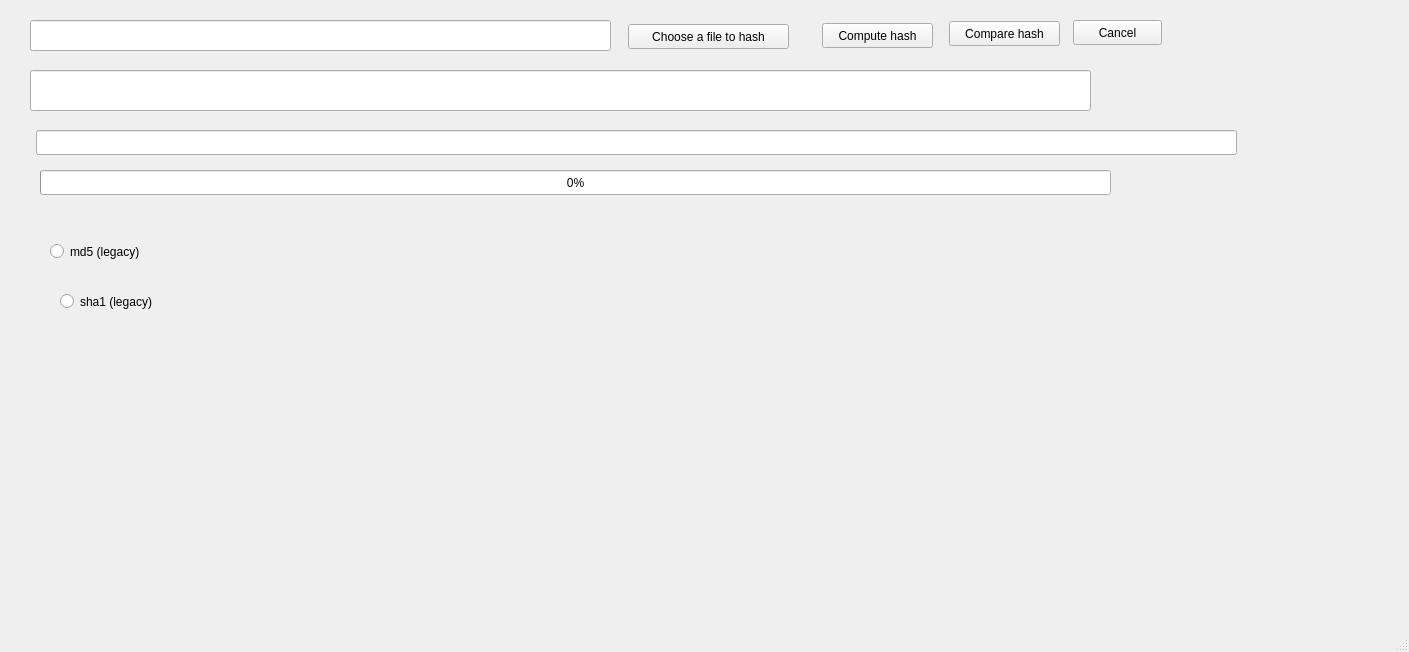
<?xml version="1.0" encoding="UTF-8"?>
<ui version="4.0">
 <class>MainWindow</class>
 <widget class="QMainWindow" name="MainWindow">
  <property name="geometry">
   <rect>
    <x>0</x>
    <y>0</y>
    <width>1409</width>
    <height>652</height>
   </rect>
  </property>
  <property name="windowTitle">
   <string>MainWindow</string>
  </property>
  <widget class="QWidget" name="centralwidget">
   <widget class="QRadioButton" name="md5_radioButton">
    <property name="geometry">
     <rect>
      <x>50</x>
      <y>240</y>
      <width>110</width>
      <height>23</height>
     </rect>
    </property>
    <property name="text">
     <string>md5 (legacy)</string>
    </property>
   </widget>
   <widget class="QLineEdit" name="fileLineEdit">
    <property name="geometry">
     <rect>
      <x>30</x>
      <y>20</y>
      <width>581</width>
      <height>31</height>
     </rect>
    </property>
   </widget>
   <widget class="QLineEdit" name="hashResultLineEdit">
    <property name="geometry">
     <rect>
      <x>30</x>
      <y>70</y>
      <width>1061</width>
      <height>41</height>
     </rect>
    </property>
   </widget>
   <widget class="QLineEdit" name="verifyLineEdit">
    <property name="geometry">
     <rect>
      <x>36</x>
      <y>130</y>
      <width>1201</width>
      <height>25</height>
     </rect>
    </property>
   </widget>
   <widget class="QProgressBar" name="progressBar">
    <property name="geometry">
     <rect>
      <x>40</x>
      <y>170</y>
      <width>1071</width>
      <height>25</height>
     </rect>
    </property>
    <property name="maximumSize">
     <size>
      <width>16777212</width>
      <height>16777212</height>
     </size>
    </property>
    <property name="value">
     <number>0</number>
    </property>
   </widget>
   <widget class="QPushButton" name="filePushButton">
    <property name="geometry">
     <rect>
      <x>628</x>
      <y>24</y>
      <width>161</width>
      <height>25</height>
     </rect>
    </property>
    <property name="text">
     <string>Choose a file to hash</string>
    </property>
   </widget>
   <widget class="QPushButton" name="hashPushButton">
    <property name="geometry">
     <rect>
      <x>822</x>
      <y>23</y>
      <width>111</width>
      <height>25</height>
     </rect>
    </property>
    <property name="text">
     <string>Compute hash</string>
    </property>
   </widget>
   <widget class="QPushButton" name="comparePushButton">
    <property name="geometry">
     <rect>
      <x>949</x>
      <y>21</y>
      <width>111</width>
      <height>25</height>
     </rect>
    </property>
    <property name="text">
     <string>Compare hash</string>
    </property>
   </widget>
   <widget class="QPushButton" name="cancelButton">
    <property name="geometry">
     <rect>
      <x>1073</x>
      <y>20</y>
      <width>89</width>
      <height>25</height>
     </rect>
    </property>
    <property name="text">
     <string>Cancel</string>
    </property>
   </widget>
   <widget class="QRadioButton" name="sha1_radioButton">
    <property name="geometry">
     <rect>
      <x>60</x>
      <y>290</y>
      <width>110</width>
      <height>23</height>
     </rect>
    </property>
    <property name="text">
     <string>sha1 (legacy)</string>
    </property>
   </widget>
  </widget>
  <widget class="QMenuBar" name="menubar">
   <property name="geometry">
    <rect>
     <x>0</x>
     <y>0</y>
     <width>1409</width>
     <height>23</height>
    </rect>
   </property>
  </widget>
  <widget class="QStatusBar" name="statusbar"/>
 </widget>
 <resources/>
 <connections/>
</ui>
